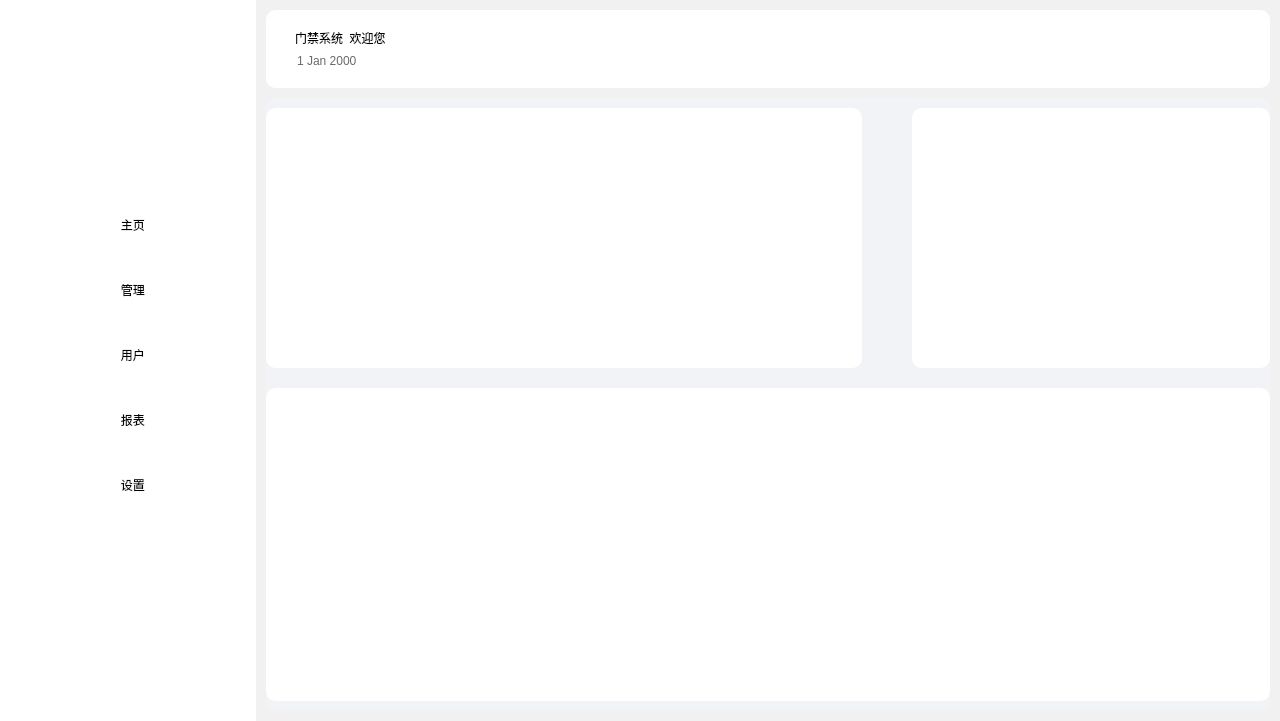
<?xml version="1.0" encoding="UTF-8"?>
<ui version="4.0">
 <class>Dialog</class>
 <widget class="QDialog" name="Dialog">
  <property name="geometry">
   <rect>
    <x>0</x>
    <y>0</y>
    <width>1280</width>
    <height>721</height>
   </rect>
  </property>
  <property name="windowTitle">
   <string>Dialog</string>
  </property>
  <layout class="QHBoxLayout" name="horizontalLayout" stretch="1,4">
   <property name="spacing">
    <number>0</number>
   </property>
   <property name="leftMargin">
    <number>0</number>
   </property>
   <property name="topMargin">
    <number>0</number>
   </property>
   <property name="rightMargin">
    <number>0</number>
   </property>
   <property name="bottomMargin">
    <number>0</number>
   </property>
   <item>
    <widget class="QWidget" name="sidebar_widget" native="true">
     <layout class="QVBoxLayout" name="verticalLayout_2">
      <property name="spacing">
       <number>0</number>
      </property>
      <property name="leftMargin">
       <number>0</number>
      </property>
      <property name="topMargin">
       <number>0</number>
      </property>
      <property name="rightMargin">
       <number>0</number>
      </property>
      <property name="bottomMargin">
       <number>0</number>
      </property>
      <item>
       <widget class="QWidget" name="sidebar_widget_2" native="true">
        <layout class="QVBoxLayout" name="verticalLayout" stretch="1,3">
         <property name="spacing">
          <number>0</number>
         </property>
         <property name="leftMargin">
          <number>0</number>
         </property>
         <property name="topMargin">
          <number>0</number>
         </property>
         <property name="rightMargin">
          <number>0</number>
         </property>
         <property name="bottomMargin">
          <number>0</number>
         </property>
         <item>
          <widget class="QWidget" name="avatar_widget" native="true">
           <property name="tabletTracking">
            <bool>true</bool>
           </property>
           <property name="layoutDirection">
            <enum>Qt::LeftToRight</enum>
           </property>
           <property name="styleSheet">
            <string notr="true">background-color:  white;
</string>
           </property>
           <layout class="QVBoxLayout" name="verticalLayout_4">
            <property name="spacing">
             <number>10</number>
            </property>
            <property name="leftMargin">
             <number>0</number>
            </property>
            <property name="topMargin">
             <number>20</number>
            </property>
            <property name="rightMargin">
             <number>0</number>
            </property>
            <property name="bottomMargin">
             <number>0</number>
            </property>
            <item>
             <widget class="QPushButton" name="user_page_button">
              <property name="sizePolicy">
               <sizepolicy hsizetype="Minimum" vsizetype="Fixed">
                <horstretch>0</horstretch>
                <verstretch>0</verstretch>
               </sizepolicy>
              </property>
              <property name="styleSheet">
               <string notr="true">border-radius: 40px;

</string>
              </property>
              <property name="text">
               <string/>
              </property>
              <property name="icon">
               <iconset>
                <normaloff>../DoorAccessSystem/icon/账号管理.png</normaloff>../DoorAccessSystem/icon/账号管理.png</iconset>
              </property>
              <property name="iconSize">
               <size>
                <width>100</width>
                <height>100</height>
               </size>
              </property>
             </widget>
            </item>
           </layout>
          </widget>
         </item>
         <item>
          <widget class="QWidget" name="sidebar_button_widget" native="true">
           <property name="sizePolicy">
            <sizepolicy hsizetype="Preferred" vsizetype="Preferred">
             <horstretch>0</horstretch>
             <verstretch>0</verstretch>
            </sizepolicy>
           </property>
           <property name="styleSheet">
            <string notr="true">background-color:  white;</string>
           </property>
           <layout class="QVBoxLayout" name="verticalLayout_3">
            <property name="spacing">
             <number>0</number>
            </property>
            <property name="leftMargin">
             <number>28</number>
            </property>
            <property name="topMargin">
             <number>0</number>
            </property>
            <property name="rightMargin">
             <number>0</number>
            </property>
            <property name="bottomMargin">
             <number>0</number>
            </property>
            <item>
             <widget class="QPushButton" name="home_page_button">
              <property name="sizePolicy">
               <sizepolicy hsizetype="Fixed" vsizetype="Fixed">
                <horstretch>0</horstretch>
                <verstretch>0</verstretch>
               </sizepolicy>
              </property>
              <property name="minimumSize">
               <size>
                <width>40</width>
                <height>50</height>
               </size>
              </property>
              <property name="maximumSize">
               <size>
                <width>200</width>
                <height>40</height>
               </size>
              </property>
              <property name="mouseTracking">
               <bool>true</bool>
              </property>
              <property name="layoutDirection">
               <enum>Qt::LeftToRight</enum>
              </property>
              <property name="styleSheet">
               <string notr="true">
QPushButton
{	border-radius: 10px;
	font: 12pt &quot;黑体&quot;; 
    color:black;
	background-color: rgb(255, 255, 255);
}
/*按钮停留态*/
QPushButton:hover
{	border-radius: 10px;
    color:rgb(27 , 39 , 246);
	background-color:rgb(238 , 243 , 255);
}

/*按钮按下态*/
QPushButton:pressed
{ 	border-radius: 10px;
    background-color:rgb(238 , 243 , 255);
    /*左内边距为3像素，让按下时字向右移动3像素*/  
    padding-left:3px;
    /*上内边距为3像素，让按下时字向下移动3像素*/  
    padding-top:3px;
}</string>
              </property>
              <property name="text">
               <string>   主页</string>
              </property>
              <property name="icon">
               <iconset>
                <normaloff>../DoorAccessSystem/icon/user.png</normaloff>../DoorAccessSystem/icon/user.png</iconset>
              </property>
              <property name="iconSize">
               <size>
                <width>20</width>
                <height>24</height>
               </size>
              </property>
             </widget>
            </item>
            <item>
             <widget class="QPushButton" name="management_button">
              <property name="minimumSize">
               <size>
                <width>40</width>
                <height>50</height>
               </size>
              </property>
              <property name="maximumSize">
               <size>
                <width>200</width>
                <height>40</height>
               </size>
              </property>
              <property name="styleSheet">
               <string notr="true">QPushButton
{	border-radius: 10px;
	font: 12pt &quot;黑体&quot;; 
    color:black;
	background-color: rgb(255, 255, 255);
}
/*按钮停留态*/
QPushButton:hover
{	border-radius: 10px;
    color:rgb(27 , 39 , 246);
	background-color:rgb(238 , 243 , 255);
}

/*按钮按下态*/
QPushButton:pressed
{ 	border-radius: 10px;
    background-color:rgb(238 , 243 , 255);
    /*左内边距为3像素，让按下时字向右移动3像素*/  
    padding-left:3px;
    /*上内边距为3像素，让按下时字向下移动3像素*/  
    padding-top:3px;
}</string>
              </property>
              <property name="text">
               <string>   管理</string>
              </property>
              <property name="icon">
               <iconset>
                <normaloff>../DoorAccessSystem/icon/线性_菜单.png</normaloff>../DoorAccessSystem/icon/线性_菜单.png</iconset>
              </property>
             </widget>
            </item>
            <item>
             <widget class="QPushButton" name="users_page_button">
              <property name="minimumSize">
               <size>
                <width>40</width>
                <height>50</height>
               </size>
              </property>
              <property name="maximumSize">
               <size>
                <width>200</width>
                <height>40</height>
               </size>
              </property>
              <property name="styleSheet">
               <string notr="true">QPushButton
{	border-radius: 10px;
	font: 12pt &quot;黑体&quot;; 
    color:black;
	background-color: rgb(255, 255, 255);
}
/*按钮停留态*/
QPushButton:hover
{	border-radius: 10px;
    color:rgb(27 , 39 , 246);
	background-color:rgb(238 , 243 , 255);
}

/*按钮按下态*/
QPushButton:pressed
{ 	border-radius: 10px;
    background-color:rgb(238 , 243 , 255);
    /*左内边距为3像素，让按下时字向右移动3像素*/  
    padding-left:3px;
    /*上内边距为3像素，让按下时字向下移动3像素*/  
    padding-top:3px;
}</string>
              </property>
              <property name="text">
               <string>   用户</string>
              </property>
              <property name="icon">
               <iconset>
                <normaloff>../DoorAccessSystem/icon/users.png</normaloff>../DoorAccessSystem/icon/users.png</iconset>
              </property>
             </widget>
            </item>
            <item>
             <widget class="QPushButton" name="report_page_button">
              <property name="minimumSize">
               <size>
                <width>40</width>
                <height>50</height>
               </size>
              </property>
              <property name="maximumSize">
               <size>
                <width>200</width>
                <height>40</height>
               </size>
              </property>
              <property name="styleSheet">
               <string notr="true">QPushButton
{	border-radius: 10px;
	font: 12pt &quot;黑体&quot;; 
    color:black;
	background-color: rgb(255, 255, 255);
}
/*按钮停留态*/
QPushButton:hover
{	border-radius: 10px;
    color:rgb(27 , 39 , 246);
	background-color:rgb(238 , 243 , 255);
}

/*按钮按下态*/
QPushButton:pressed
{ 	border-radius: 10px;
    background-color:rgb(238 , 243 , 255);
    /*左内边距为3像素，让按下时字向右移动3像素*/  
    padding-left:3px;
    /*上内边距为3像素，让按下时字向下移动3像素*/  
    padding-top:3px;
}</string>
              </property>
              <property name="text">
               <string>   报表</string>
              </property>
              <property name="icon">
               <iconset>
                <normaloff>../DoorAccessSystem/icon/sheet.png</normaloff>../DoorAccessSystem/icon/sheet.png</iconset>
              </property>
             </widget>
            </item>
            <item>
             <widget class="QPushButton" name="setting_button">
              <property name="minimumSize">
               <size>
                <width>40</width>
                <height>50</height>
               </size>
              </property>
              <property name="maximumSize">
               <size>
                <width>200</width>
                <height>40</height>
               </size>
              </property>
              <property name="styleSheet">
               <string notr="true">QPushButton
{	border-radius: 10px;
	font: 12pt &quot;黑体&quot;; 
    color:black;
	background-color: rgb(255, 255, 255);
}
/*按钮停留态*/
QPushButton:hover
{	border-radius: 10px;
    color:rgb(27 , 39 , 246);
	background-color:rgb(238 , 243 , 255);
}

/*按钮按下态*/
QPushButton:pressed
{ 	border-radius: 10px;
    background-color:rgb(238 , 243 , 255);
    /*左内边距为3像素，让按下时字向右移动3像素*/  
    padding-left:3px;
    /*上内边距为3像素，让按下时字向下移动3像素*/  
    padding-top:3px;
}</string>
              </property>
              <property name="text">
               <string>   设置</string>
              </property>
              <property name="icon">
               <iconset>
                <normaloff>../DoorAccessSystem/icon/setting.png</normaloff>../DoorAccessSystem/icon/setting.png</iconset>
              </property>
             </widget>
            </item>
            <item>
             <spacer name="verticalSpacer">
              <property name="orientation">
               <enum>Qt::Vertical</enum>
              </property>
              <property name="sizeType">
               <enum>QSizePolicy::Fixed</enum>
              </property>
              <property name="sizeHint" stdset="0">
               <size>
                <width>20</width>
                <height>200</height>
               </size>
              </property>
             </spacer>
            </item>
           </layout>
          </widget>
         </item>
        </layout>
       </widget>
      </item>
     </layout>
    </widget>
   </item>
   <item>
    <widget class="QWidget" name="content_area_widget" native="true">
     <property name="styleSheet">
      <string notr="true">background-color: rgb(241, 241, 241);</string>
     </property>
     <layout class="QVBoxLayout" name="verticalLayout_6">
      <property name="spacing">
       <number>10</number>
      </property>
      <property name="leftMargin">
       <number>10</number>
      </property>
      <property name="topMargin">
       <number>10</number>
      </property>
      <property name="rightMargin">
       <number>10</number>
      </property>
      <property name="bottomMargin">
       <number>10</number>
      </property>
      <item>
       <widget class="QFrame" name="toolbar_frame_2">
        <property name="styleSheet">
         <string notr="true">border-radius: 10px;
background-color:  white;</string>
        </property>
        <property name="frameShape">
         <enum>QFrame::StyledPanel</enum>
        </property>
        <property name="frameShadow">
         <enum>QFrame::Raised</enum>
        </property>
        <layout class="QHBoxLayout" name="horizontalLayout_3" stretch="20,1">
         <property name="spacing">
          <number>20</number>
         </property>
         <property name="leftMargin">
          <number>20</number>
         </property>
         <property name="topMargin">
          <number>10</number>
         </property>
         <property name="rightMargin">
          <number>20</number>
         </property>
         <property name="bottomMargin">
          <number>10</number>
         </property>
         <item>
          <widget class="QWidget" name="widget_2" native="true">
           <layout class="QVBoxLayout" name="verticalLayout_5">
            <item>
             <widget class="QLabel" name="toolbar_label_6">
              <property name="styleSheet">
               <string notr="true">font: 14pt &quot;黑体&quot;;</string>
              </property>
              <property name="text">
               <string>门禁系统  欢迎您</string>
              </property>
             </widget>
            </item>
            <item>
             <widget class="QDateEdit" name="dateEdit">
              <property name="autoFillBackground">
               <bool>false</bool>
              </property>
              <property name="styleSheet">
               <string notr="true">font: 10pt &quot;黑体&quot;;
color: rgb(106, 106, 106);</string>
              </property>
              <property name="readOnly">
               <bool>true</bool>
              </property>
              <property name="buttonSymbols">
               <enum>QAbstractSpinBox::NoButtons</enum>
              </property>
             </widget>
            </item>
           </layout>
          </widget>
         </item>
         <item>
          <widget class="QPushButton" name="user_page_button_2">
           <property name="styleSheet">
            <string notr="true">border-radius: 10px;</string>
           </property>
           <property name="text">
            <string/>
           </property>
           <property name="icon">
            <iconset>
             <normaloff>../DoorAccessSystem/icon/账号管理.png</normaloff>../DoorAccessSystem/icon/账号管理.png</iconset>
           </property>
           <property name="iconSize">
            <size>
             <width>50</width>
             <height>50</height>
            </size>
           </property>
          </widget>
         </item>
        </layout>
       </widget>
      </item>
      <item>
       <widget class="QWidget" name="widget_5" native="true">
        <property name="styleSheet">
         <string notr="true">background-color: rgb(242, 243, 247);
border-radius: 10px;</string>
        </property>
        <layout class="QGridLayout" name="gridLayout" rowstretch="5,6" columnstretch="5,3">
         <property name="leftMargin">
          <number>0</number>
         </property>
         <property name="topMargin">
          <number>10</number>
         </property>
         <property name="rightMargin">
          <number>0</number>
         </property>
         <property name="bottomMargin">
          <number>10</number>
         </property>
         <property name="horizontalSpacing">
          <number>50</number>
         </property>
         <property name="verticalSpacing">
          <number>20</number>
         </property>
         <item row="1" column="0" colspan="2">
          <widget class="QWidget" name="violation_event_chart_Widget" native="true">
           <property name="styleSheet">
            <string notr="true">background-color: rgb(255, 255, 255);</string>
           </property>
          </widget>
         </item>
         <item row="0" column="0">
          <widget class="QWidget" name="visitor_chart_Widget" native="true">
           <property name="styleSheet">
            <string notr="true">background-color: rgb(255, 255, 255);
font: 10pt &quot;黑体&quot;;</string>
           </property>
          </widget>
         </item>
         <item row="0" column="1">
          <widget class="QWidget" name="attendance_chart_Widget" native="true">
           <property name="styleSheet">
            <string notr="true">background-color: rgb(255, 255, 255);</string>
           </property>
          </widget>
         </item>
        </layout>
       </widget>
      </item>
     </layout>
    </widget>
   </item>
  </layout>
 </widget>
 <resources/>
 <connections/>
</ui>
